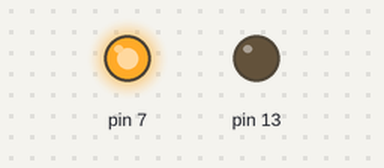
A sketch run on a simulated Arduino Uno, built with avr-gcc and run on an emulated ATmega328P. On the bench: output pins drawn as LEDs (lit = HIGH).

Above: at 5.0 s.
At 15.0 s:
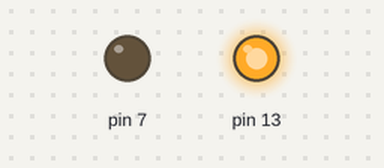
Timing chart, 0 to 26.0 s (numbered marks = the images above):
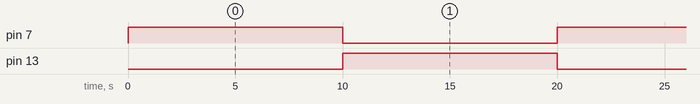

Measured:
- by itself, pin 7, pin 13: alternates HIGH for 10.0 s and LOW for 10.0 s

The sketch:

1.ino
```cpp
void setup() {
  pinMode(7,OUTPUT);    // 7.pini çıkış pini olarak tanımladık
  pinMode(13,OUTPUT);
}

void loop() {
  digitalWrite(7,HIGH);		// 7.Pine elektrik gönder
  digitalWrite(13,LOW);    // 7.Pine elektrik gönder
  delay(10000);				// 10 saniye bekle

  digitalWrite(13,HIGH);
  digitalWrite(7,LOW);		// 7.Pinden elektriği kes
  delay(10000);
}
```
